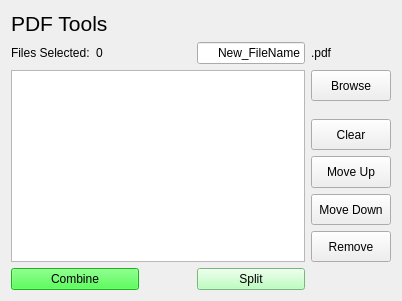
      <widget class="QWidget" name="tab_2">
       <attribute name="title">
        <string>PDF Tools</string>
       </attribute>
       <layout class="QGridLayout" name="gridLayout_4">
        <item row="6" column="6">
         <widget class="QPushButton" name="btn_pdf_clear">
          <property name="sizePolicy">
           <sizepolicy hsizetype="Minimum" vsizetype="Expanding">
            <horstretch>0</horstretch>
            <verstretch>0</verstretch>
           </sizepolicy>
          </property>
          <property name="toolTip">
           <string>Clear Selection</string>
          </property>
          <property name="text">
           <string>Clear</string>
          </property>
         </widget>
        </item>
        <item row="2" column="0">
         <widget class="QLabel" name="label_17">
          <property name="text">
           <string>Files Selected:</string>
          </property>
         </widget>
        </item>
        <item row="9" column="6">
         <widget class="QPushButton" name="btn_pdf_remove">
          <property name="sizePolicy">
           <sizepolicy hsizetype="Minimum" vsizetype="Expanding">
            <horstretch>0</horstretch>
            <verstretch>0</verstretch>
           </sizepolicy>
          </property>
          <property name="toolTip">
           <string>Clear Selection</string>
          </property>
          <property name="text">
           <string>Remove</string>
          </property>
         </widget>
        </item>
        <item row="8" column="6">
         <widget class="QPushButton" name="btn_pdf_down">
          <property name="sizePolicy">
           <sizepolicy hsizetype="Minimum" vsizetype="Expanding">
            <horstretch>0</horstretch>
            <verstretch>0</verstretch>
           </sizepolicy>
          </property>
          <property name="toolTip">
           <string>Clear Selection</string>
          </property>
          <property name="text">
           <string>Move Down</string>
          </property>
         </widget>
        </item>
        <item row="2" column="1">
         <widget class="QLabel" name="numitems_label_2">
          <property name="text">
           <string>0</string>
          </property>
         </widget>
        </item>
        <item row="7" column="6">
         <widget class="QPushButton" name="btn_pdf_up">
          <property name="sizePolicy">
           <sizepolicy hsizetype="Minimum" vsizetype="Expanding">
            <horstretch>0</horstretch>
            <verstretch>0</verstretch>
           </sizepolicy>
          </property>
          <property name="toolTip">
           <string>Clear Selection</string>
          </property>
          <property name="text">
           <string>Move Up</string>
          </property>
         </widget>
        </item>
        <item row="0" column="0" colspan="5">
         <widget class="QLabel" name="label_16">
          <property name="maximumSize">
           <size>
            <width>16777215</width>
            <height>50</height>
           </size>
          </property>
          <property name="font">
           <font>
            <pointsize>16</pointsize>
           </font>
          </property>
          <property name="text">
           <string>PDF Tools</string>
          </property>
          <property name="wordWrap">
           <bool>true</bool>
          </property>
         </widget>
        </item>
        <item row="2" column="6">
         <widget class="QLabel" name="label_18">
          <property name="text">
           <string>.pdf</string>
          </property>
         </widget>
        </item>
        <item row="3" column="6">
         <widget class="QPushButton" name="btn_pdf_browse">
          <property name="sizePolicy">
           <sizepolicy hsizetype="Minimum" vsizetype="Expanding">
            <horstretch>0</horstretch>
            <verstretch>0</verstretch>
           </sizepolicy>
          </property>
          <property name="toolTip">
           <string>Open file dialog to browse for reports downloaded from ZOC</string>
          </property>
          <property name="text">
           <string>Browse</string>
          </property>
         </widget>
        </item>
        <item row="3" column="0" rowspan="7" colspan="6">
         <widget class="QListWidget" name="pdf_listbox"/>
        </item>
        <item row="2" column="5">
         <widget class="QLineEdit" name="pdf_name">
          <property name="text">
           <string>New_FileName</string>
          </property>
          <property name="alignment">
           <set>Qt::AlignRight|Qt::AlignTrailing|Qt::AlignVCenter</set>
          </property>
         </widget>
        </item>
        <item row="10" column="5">
         <widget class="QPushButton" name="btn_pdf_split">
          <property name="sizePolicy">
           <sizepolicy hsizetype="Minimum" vsizetype="Expanding">
            <horstretch>0</horstretch>
            <verstretch>0</verstretch>
           </sizepolicy>
          </property>
          <property name="sizeIncrement">
           <size>
            <width>0</width>
            <height>0</height>
           </size>
          </property>
          <property name="palette">
           <palette>
            <active>
             <colorrole role="WindowText">
              <brush brushstyle="SolidPattern">
               <color alpha="255">
                <red>0</red>
                <green>0</green>
                <blue>0</blue>
               </color>
              </brush>
             </colorrole>
             <colorrole role="Button">
              <brush brushstyle="SolidPattern">
               <color alpha="255">
                <red>169</red>
                <green>255</green>
                <blue>172</blue>
               </color>
              </brush>
             </colorrole>
             <colorrole role="Light">
              <brush brushstyle="SolidPattern">
               <color alpha="255">
                <red>255</red>
                <green>255</green>
                <blue>255</blue>
               </color>
              </brush>
             </colorrole>
             <colorrole role="Midlight">
              <brush brushstyle="SolidPattern">
               <color alpha="255">
                <red>212</red>
                <green>255</green>
                <blue>213</blue>
               </color>
              </brush>
             </colorrole>
             <colorrole role="Dark">
              <brush brushstyle="SolidPattern">
               <color alpha="255">
                <red>84</red>
                <green>127</green>
                <blue>86</blue>
               </color>
              </brush>
             </colorrole>
             <colorrole role="Mid">
              <brush brushstyle="SolidPattern">
               <color alpha="255">
                <red>113</red>
                <green>170</green>
                <blue>115</blue>
               </color>
              </brush>
             </colorrole>
             <colorrole role="Text">
              <brush brushstyle="SolidPattern">
               <color alpha="255">
                <red>0</red>
                <green>0</green>
                <blue>0</blue>
               </color>
              </brush>
             </colorrole>
             <colorrole role="BrightText">
              <brush brushstyle="SolidPattern">
               <color alpha="255">
                <red>255</red>
                <green>255</green>
                <blue>255</blue>
               </color>
              </brush>
             </colorrole>
             <colorrole role="ButtonText">
              <brush brushstyle="SolidPattern">
               <color alpha="255">
                <red>0</red>
                <green>0</green>
                <blue>0</blue>
               </color>
              </brush>
             </colorrole>
             <colorrole role="Base">
              <brush brushstyle="SolidPattern">
               <color alpha="255">
                <red>255</red>
                <green>255</green>
                <blue>255</blue>
               </color>
              </brush>
             </colorrole>
             <colorrole role="Window">
              <brush brushstyle="SolidPattern">
               <color alpha="255">
                <red>169</red>
                <green>255</green>
                <blue>172</blue>
               </color>
              </brush>
             </colorrole>
             <colorrole role="Shadow">
              <brush brushstyle="SolidPattern">
               <color alpha="255">
                <red>0</red>
                <green>0</green>
                <blue>0</blue>
               </color>
              </brush>
             </colorrole>
             <colorrole role="AlternateBase">
              <brush brushstyle="SolidPattern">
               <color alpha="255">
                <red>212</red>
                <green>255</green>
                <blue>213</blue>
               </color>
              </brush>
             </colorrole>
             <colorrole role="ToolTipBase">
              <brush brushstyle="SolidPattern">
               <color alpha="255">
                <red>255</red>
                <green>255</green>
                <blue>220</blue>
               </color>
              </brush>
             </colorrole>
             <colorrole role="ToolTipText">
              <brush brushstyle="SolidPattern">
               <color alpha="255">
                <red>0</red>
                <green>0</green>
                <blue>0</blue>
               </color>
              </brush>
             </colorrole>
            </active>
            <inactive>
             <colorrole role="WindowText">
              <brush brushstyle="SolidPattern">
               <color alpha="255">
                <red>0</red>
                <green>0</green>
                <blue>0</blue>
               </color>
              </brush>
             </colorrole>
             <colorrole role="Button">
              <brush brushstyle="SolidPattern">
               <color alpha="255">
                <red>169</red>
                <green>255</green>
                <blue>172</blue>
               </color>
              </brush>
             </colorrole>
             <colorrole role="Light">
              <brush brushstyle="SolidPattern">
               <color alpha="255">
                <red>255</red>
                <green>255</green>
                <blue>255</blue>
               </color>
              </brush>
             </colorrole>
             <colorrole role="Midlight">
              <brush brushstyle="SolidPattern">
               <color alpha="255">
                <red>212</red>
                <green>255</green>
                <blue>213</blue>
               </color>
              </brush>
             </colorrole>
             <colorrole role="Dark">
              <brush brushstyle="SolidPattern">
               <color alpha="255">
                <red>84</red>
                <green>127</green>
                <blue>86</blue>
               </color>
              </brush>
             </colorrole>
             <colorrole role="Mid">
              <brush brushstyle="SolidPattern">
               <color alpha="255">
                <red>113</red>
                <green>170</green>
                <blue>115</blue>
               </color>
              </brush>
             </colorrole>
             <colorrole role="Text">
              <brush brushstyle="SolidPattern">
               <color alpha="255">
                <red>0</red>
                <green>0</green>
                <blue>0</blue>
               </color>
              </brush>
             </colorrole>
             <colorrole role="BrightText">
              <brush brushstyle="SolidPattern">
               <color alpha="255">
                <red>255</red>
                <green>255</green>
                <blue>255</blue>
               </color>
              </brush>
             </colorrole>
             <colorrole role="ButtonText">
              <brush brushstyle="SolidPattern">
               <color alpha="255">
                <red>0</red>
                <green>0</green>
                <blue>0</blue>
               </color>
              </brush>
             </colorrole>
             <colorrole role="Base">
              <brush brushstyle="SolidPattern">
               <color alpha="255">
                <red>255</red>
                <green>255</green>
                <blue>255</blue>
               </color>
              </brush>
             </colorrole>
             <colorrole role="Window">
              <brush brushstyle="SolidPattern">
               <color alpha="255">
                <red>169</red>
                <green>255</green>
                <blue>172</blue>
               </color>
              </brush>
             </colorrole>
             <colorrole role="Shadow">
              <brush brushstyle="SolidPattern">
               <color alpha="255">
                <red>0</red>
                <green>0</green>
                <blue>0</blue>
               </color>
              </brush>
             </colorrole>
             <colorrole role="AlternateBase">
              <brush brushstyle="SolidPattern">
               <color alpha="255">
                <red>212</red>
                <green>255</green>
                <blue>213</blue>
               </color>
              </brush>
             </colorrole>
             <colorrole role="ToolTipBase">
              <brush brushstyle="SolidPattern">
               <color alpha="255">
                <red>255</red>
                <green>255</green>
                <blue>220</blue>
               </color>
              </brush>
             </colorrole>
             <colorrole role="ToolTipText">
              <brush brushstyle="SolidPattern">
               <color alpha="255">
                <red>0</red>
                <green>0</green>
                <blue>0</blue>
               </color>
              </brush>
             </colorrole>
            </inactive>
            <disabled>
             <colorrole role="WindowText">
              <brush brushstyle="SolidPattern">
               <color alpha="255">
                <red>84</red>
                <green>127</green>
                <blue>86</blue>
               </color>
              </brush>
             </colorrole>
             <colorrole role="Button">
              <brush brushstyle="SolidPattern">
               <color alpha="255">
                <red>169</red>
                <green>255</green>
                <blue>172</blue>
               </color>
              </brush>
             </colorrole>
             <colorrole role="Light">
              <brush brushstyle="SolidPattern">
               <color alpha="255">
                <red>255</red>
                <green>255</green>
                <blue>255</blue>
               </color>
              </brush>
             </colorrole>
             <colorrole role="Midlight">
              <brush brushstyle="SolidPattern">
               <color alpha="255">
                <red>212</red>
                <green>255</green>
                <blue>213</blue>
               </color>
              </brush>
             </colorrole>
             <colorrole role="Dark">
              <brush brushstyle="SolidPattern">
               <color alpha="255">
                <red>84</red>
                <green>127</green>
                <blue>86</blue>
               </color>
              </brush>
             </colorrole>
             <colorrole role="Mid">
              <brush brushstyle="SolidPattern">
               <color alpha="255">
                <red>113</red>
                <green>170</green>
                <blue>115</blue>
               </color>
              </brush>
             </colorrole>
             <colorrole role="Text">
              <brush brushstyle="SolidPattern">
               <color alpha="255">
                <red>84</red>
                <green>127</green>
                <blue>86</blue>
               </color>
              </brush>
             </colorrole>
             <colorrole role="BrightText">
              <brush brushstyle="SolidPattern">
               <color alpha="255">
                <red>255</red>
                <green>255</green>
                <blue>255</blue>
               </color>
              </brush>
             </colorrole>
             <colorrole role="ButtonText">
              <brush brushstyle="SolidPattern">
               <color alpha="255">
                <red>84</red>
                <green>127</green>
                <blue>86</blue>
               </color>
              </brush>
             </colorrole>
             <colorrole role="Base">
              <brush brushstyle="SolidPattern">
               <color alpha="255">
                <red>169</red>
                <green>255</green>
                <blue>172</blue>
               </color>
              </brush>
             </colorrole>
             <colorrole role="Window">
              <brush brushstyle="SolidPattern">
               <color alpha="255">
                <red>169</red>
                <green>255</green>
                <blue>172</blue>
               </color>
              </brush>
             </colorrole>
             <colorrole role="Shadow">
              <brush brushstyle="SolidPattern">
               <color alpha="255">
                <red>0</red>
                <green>0</green>
                <blue>0</blue>
               </color>
              </brush>
             </colorrole>
             <colorrole role="AlternateBase">
              <brush brushstyle="SolidPattern">
               <color alpha="255">
                <red>169</red>
                <green>255</green>
                <blue>172</blue>
               </color>
              </brush>
             </colorrole>
             <colorrole role="ToolTipBase">
              <brush brushstyle="SolidPattern">
               <color alpha="255">
                <red>255</red>
                <green>255</green>
                <blue>220</blue>
               </color>
              </brush>
             </colorrole>
             <colorrole role="ToolTipText">
              <brush brushstyle="SolidPattern">
               <color alpha="255">
                <red>0</red>
                <green>0</green>
                <blue>0</blue>
               </color>
              </brush>
             </colorrole>
            </disabled>
           </palette>
          </property>
          <property name="acceptDrops">
           <bool>false</bool>
          </property>
          <property name="toolTip">
           <string>Clear Selection</string>
          </property>
          <property name="text">
           <string>Split</string>
          </property>
         </widget>
        </item>
        <item row="10" column="0" colspan="3">
         <widget class="QPushButton" name="btn_pdf_combine">
          <property name="sizePolicy">
           <sizepolicy hsizetype="Minimum" vsizetype="Expanding">
            <horstretch>0</horstretch>
            <verstretch>0</verstretch>
           </sizepolicy>
          </property>
          <property name="palette">
           <palette>
            <active>
             <colorrole role="WindowText">
              <brush brushstyle="SolidPattern">
               <color alpha="255">
                <red>0</red>
                <green>0</green>
                <blue>0</blue>
               </color>
              </brush>
             </colorrole>
             <colorrole role="Button">
              <brush brushstyle="SolidPattern">
               <color alpha="255">
                <red>30</red>
                <green>255</green>
                <blue>30</blue>
               </color>
              </brush>
             </colorrole>
             <colorrole role="Light">
              <brush brushstyle="SolidPattern">
               <color alpha="255">
                <red>158</red>
                <green>255</green>
                <blue>158</blue>
               </color>
              </brush>
             </colorrole>
             <colorrole role="Midlight">
              <brush brushstyle="SolidPattern">
               <color alpha="255">
                <red>94</red>
                <green>255</green>
                <blue>94</blue>
               </color>
              </brush>
             </colorrole>
             <colorrole role="Dark">
              <brush brushstyle="SolidPattern">
               <color alpha="255">
                <red>15</red>
                <green>127</green>
                <blue>15</blue>
               </color>
              </brush>
             </colorrole>
             <colorrole role="Mid">
              <brush brushstyle="SolidPattern">
               <color alpha="255">
                <red>20</red>
                <green>170</green>
                <blue>20</blue>
               </color>
              </brush>
             </colorrole>
             <colorrole role="Text">
              <brush brushstyle="SolidPattern">
               <color alpha="255">
                <red>0</red>
                <green>0</green>
                <blue>0</blue>
               </color>
              </brush>
             </colorrole>
             <colorrole role="BrightText">
              <brush brushstyle="SolidPattern">
               <color alpha="255">
                <red>255</red>
                <green>255</green>
                <blue>255</blue>
               </color>
              </brush>
             </colorrole>
             <colorrole role="ButtonText">
              <brush brushstyle="SolidPattern">
               <color alpha="255">
                <red>0</red>
                <green>0</green>
                <blue>0</blue>
               </color>
              </brush>
             </colorrole>
             <colorrole role="Base">
              <brush brushstyle="SolidPattern">
               <color alpha="255">
                <red>255</red>
                <green>39</green>
                <blue>96</blue>
               </color>
              </brush>
             </colorrole>
             <colorrole role="Window">
              <brush brushstyle="SolidPattern">
               <color alpha="255">
                <red>30</red>
                <green>255</green>
                <blue>30</blue>
               </color>
              </brush>
             </colorrole>
             <colorrole role="Shadow">
              <brush brushstyle="SolidPattern">
               <color alpha="255">
                <red>0</red>
                <green>0</green>
                <blue>0</blue>
               </color>
              </brush>
             </colorrole>
             <colorrole role="HighlightedText">
              <brush brushstyle="SolidPattern">
               <color alpha="255">
                <red>126</red>
                <green>255</green>
                <blue>79</blue>
               </color>
              </brush>
             </colorrole>
             <colorrole role="AlternateBase">
              <brush brushstyle="SolidPattern">
               <color alpha="255">
                <red>142</red>
                <green>255</green>
                <blue>142</blue>
               </color>
              </brush>
             </colorrole>
             <colorrole role="ToolTipBase">
              <brush brushstyle="SolidPattern">
               <color alpha="255">
                <red>255</red>
                <green>170</green>
                <blue>0</blue>
               </color>
              </brush>
             </colorrole>
             <colorrole role="ToolTipText">
              <brush brushstyle="SolidPattern">
               <color alpha="255">
                <red>0</red>
                <green>0</green>
                <blue>0</blue>
               </color>
              </brush>
             </colorrole>
            </active>
            <inactive>
             <colorrole role="WindowText">
              <brush brushstyle="SolidPattern">
               <color alpha="255">
                <red>0</red>
                <green>0</green>
                <blue>0</blue>
               </color>
              </brush>
             </colorrole>
             <colorrole role="Button">
              <brush brushstyle="SolidPattern">
               <color alpha="255">
                <red>30</red>
                <green>255</green>
                <blue>30</blue>
               </color>
              </brush>
             </colorrole>
             <colorrole role="Light">
              <brush brushstyle="SolidPattern">
               <color alpha="255">
                <red>158</red>
                <green>255</green>
                <blue>158</blue>
               </color>
              </brush>
             </colorrole>
             <colorrole role="Midlight">
              <brush brushstyle="SolidPattern">
               <color alpha="255">
                <red>94</red>
                <green>255</green>
                <blue>94</blue>
               </color>
              </brush>
             </colorrole>
             <colorrole role="Dark">
              <brush brushstyle="SolidPattern">
               <color alpha="255">
                <red>15</red>
                <green>127</green>
                <blue>15</blue>
               </color>
              </brush>
             </colorrole>
             <colorrole role="Mid">
              <brush brushstyle="SolidPattern">
               <color alpha="255">
                <red>20</red>
                <green>170</green>
                <blue>20</blue>
               </color>
              </brush>
             </colorrole>
             <colorrole role="Text">
              <brush brushstyle="SolidPattern">
               <color alpha="255">
                <red>0</red>
                <green>0</green>
                <blue>0</blue>
               </color>
              </brush>
             </colorrole>
             <colorrole role="BrightText">
              <brush brushstyle="SolidPattern">
               <color alpha="255">
                <red>255</red>
                <green>255</green>
                <blue>255</blue>
               </color>
              </brush>
             </colorrole>
             <colorrole role="ButtonText">
              <brush brushstyle="SolidPattern">
               <color alpha="255">
                <red>0</red>
                <green>0</green>
                <blue>0</blue>
               </color>
              </brush>
             </colorrole>
             <colorrole role="Base">
              <brush brushstyle="SolidPattern">
               <color alpha="255">
                <red>255</red>
                <green>39</green>
                <blue>96</blue>
               </color>
              </brush>
             </colorrole>
             <colorrole role="Window">
              <brush brushstyle="SolidPattern">
               <color alpha="255">
                <red>30</red>
                <green>255</green>
                <blue>30</blue>
               </color>
              </brush>
             </colorrole>
             <colorrole role="Shadow">
              <brush brushstyle="SolidPattern">
               <color alpha="255">
                <red>0</red>
                <green>0</green>
                <blue>0</blue>
               </color>
              </brush>
             </colorrole>
             <colorrole role="HighlightedText">
              <brush brushstyle="SolidPattern">
               <color alpha="255">
                <red>0</red>
                <green>0</green>
                <blue>0</blue>
               </color>
              </brush>
             </colorrole>
             <colorrole role="AlternateBase">
              <brush brushstyle="SolidPattern">
               <color alpha="255">
                <red>142</red>
                <green>255</green>
                <blue>142</blue>
               </color>
              </brush>
             </colorrole>
             <colorrole role="ToolTipBase">
              <brush brushstyle="SolidPattern">
               <color alpha="255">
                <red>255</red>
                <green>255</green>
                <blue>220</blue>
               </color>
              </brush>
             </colorrole>
             <colorrole role="ToolTipText">
              <brush brushstyle="SolidPattern">
               <color alpha="255">
                <red>0</red>
                <green>0</green>
                <blue>0</blue>
               </color>
              </brush>
             </colorrole>
            </inactive>
            <disabled>
             <colorrole role="WindowText">
              <brush brushstyle="SolidPattern">
               <color alpha="255">
                <red>15</red>
                <green>127</green>
                <blue>15</blue>
               </color>
              </brush>
             </colorrole>
             <colorrole role="Button">
              <brush brushstyle="SolidPattern">
               <color alpha="255">
                <red>30</red>
                <green>255</green>
                <blue>30</blue>
               </color>
              </brush>
             </colorrole>
             <colorrole role="Light">
              <brush brushstyle="SolidPattern">
               <color alpha="255">
                <red>158</red>
                <green>255</green>
                <blue>158</blue>
               </color>
              </brush>
             </colorrole>
             <colorrole role="Midlight">
              <brush brushstyle="SolidPattern">
               <color alpha="255">
                <red>94</red>
                <green>255</green>
                <blue>94</blue>
               </color>
              </brush>
             </colorrole>
             <colorrole role="Dark">
              <brush brushstyle="SolidPattern">
               <color alpha="255">
                <red>15</red>
                <green>127</green>
                <blue>15</blue>
               </color>
              </brush>
             </colorrole>
             <colorrole role="Mid">
              <brush brushstyle="SolidPattern">
               <color alpha="255">
                <red>20</red>
                <green>170</green>
                <blue>20</blue>
               </color>
              </brush>
             </colorrole>
             <colorrole role="Text">
              <brush brushstyle="SolidPattern">
               <color alpha="255">
                <red>15</red>
                <green>127</green>
                <blue>15</blue>
               </color>
              </brush>
             </colorrole>
             <colorrole role="BrightText">
              <brush brushstyle="SolidPattern">
               <color alpha="255">
                <red>255</red>
                <green>255</green>
                <blue>255</blue>
               </color>
              </brush>
             </colorrole>
             <colorrole role="ButtonText">
              <brush brushstyle="SolidPattern">
               <color alpha="255">
                <red>15</red>
                <green>127</green>
                <blue>15</blue>
               </color>
              </brush>
             </colorrole>
             <colorrole role="Base">
              <brush brushstyle="SolidPattern">
               <color alpha="255">
                <red>30</red>
                <green>255</green>
                <blue>30</blue>
               </color>
              </brush>
             </colorrole>
             <colorrole role="Window">
              <brush brushstyle="SolidPattern">
               <color alpha="255">
                <red>30</red>
                <green>255</green>
                <blue>30</blue>
               </color>
              </brush>
             </colorrole>
             <colorrole role="Shadow">
              <brush brushstyle="SolidPattern">
               <color alpha="255">
                <red>0</red>
                <green>0</green>
                <blue>0</blue>
               </color>
              </brush>
             </colorrole>
             <colorrole role="HighlightedText">
              <brush brushstyle="SolidPattern">
               <color alpha="255">
                <red>255</red>
                <green>255</green>
                <blue>255</blue>
               </color>
              </brush>
             </colorrole>
             <colorrole role="AlternateBase">
              <brush brushstyle="SolidPattern">
               <color alpha="255">
                <red>30</red>
                <green>255</green>
                <blue>30</blue>
               </color>
              </brush>
             </colorrole>
             <colorrole role="ToolTipBase">
              <brush brushstyle="SolidPattern">
               <color alpha="255">
                <red>255</red>
                <green>255</green>
                <blue>220</blue>
               </color>
              </brush>
             </colorrole>
             <colorrole role="ToolTipText">
              <brush brushstyle="SolidPattern">
               <color alpha="255">
                <red>0</red>
                <green>0</green>
                <blue>0</blue>
               </color>
              </brush>
             </colorrole>
            </disabled>
           </palette>
          </property>
          <property name="toolTip">
           <string>Clear Selection</string>
          </property>
          <property name="text">
           <string>Combine</string>
          </property>
          <property name="checkable">
           <bool>false</bool>
          </property>
         </widget>
        </item>
        <item row="10" column="3">
         <spacer name="horizontalSpacer_2">
          <property name="orientation">
           <enum>Qt::Horizontal</enum>
          </property>
          <property name="sizeHint" stdset="0">
           <size>
            <width>40</width>
            <height>20</height>
           </size>
          </property>
         </spacer>
        </item>
        <item row="2" column="2">
         <spacer name="horizontalSpacer">
          <property name="orientation">
           <enum>Qt::Horizontal</enum>
          </property>
          <property name="sizeHint" stdset="0">
           <size>
            <width>30</width>
            <height>20</height>
           </size>
          </property>
         </spacer>
        </item>
       </layout>
      </widget>
